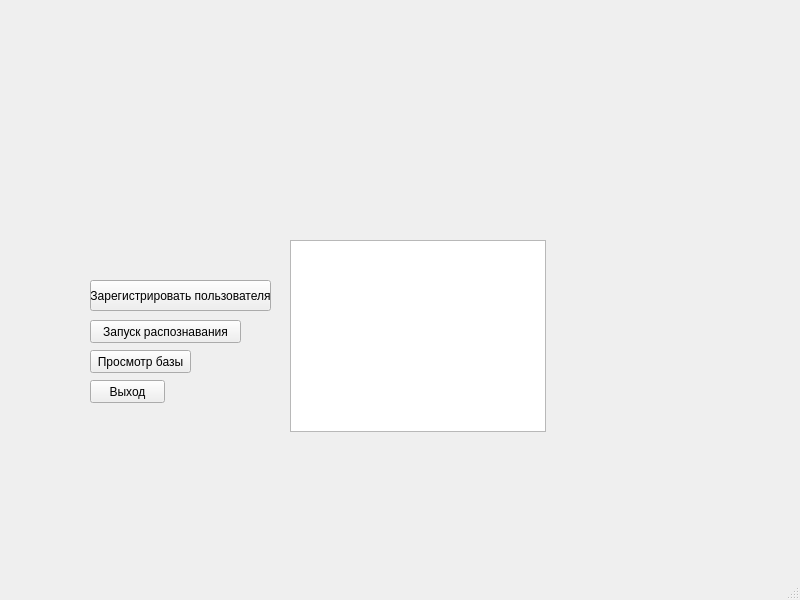
<?xml version="1.0" encoding="UTF-8"?>
<ui version="4.0">
 <class>MainWindow</class>
 <widget class="QMainWindow" name="MainWindow">
  <property name="geometry">
   <rect>
    <x>0</x>
    <y>0</y>
    <width>800</width>
    <height>600</height>
   </rect>
  </property>
  <property name="windowTitle">
   <string>MainWindow</string>
  </property>
  <widget class="QWidget" name="centralwidget">
   <widget class="QPushButton" name="pushButton">
    <property name="geometry">
     <rect>
      <x>90</x>
      <y>350</y>
      <width>101</width>
      <height>23</height>
     </rect>
    </property>
    <property name="text">
     <string>Просмотр базы</string>
    </property>
   </widget>
   <widget class="QPushButton" name="pushButton_2">
    <property name="geometry">
     <rect>
      <x>90</x>
      <y>280</y>
      <width>181</width>
      <height>31</height>
     </rect>
    </property>
    <property name="text">
     <string>Зарегистрировать пользователя</string>
    </property>
   </widget>
   <widget class="QPushButton" name="pushButton_3">
    <property name="geometry">
     <rect>
      <x>90</x>
      <y>320</y>
      <width>151</width>
      <height>23</height>
     </rect>
    </property>
    <property name="text">
     <string>Запуск распознавания</string>
    </property>
   </widget>
   <widget class="QPushButton" name="pushButton_4">
    <property name="geometry">
     <rect>
      <x>90</x>
      <y>380</y>
      <width>75</width>
      <height>23</height>
     </rect>
    </property>
    <property name="text">
     <string>Выход</string>
    </property>
   </widget>
   <widget class="QTextBrowser" name="textBrowser">
    <property name="geometry">
     <rect>
      <x>290</x>
      <y>240</y>
      <width>256</width>
      <height>192</height>
     </rect>
    </property>
   </widget>
  </widget>
  <widget class="QMenuBar" name="menubar">
   <property name="geometry">
    <rect>
     <x>0</x>
     <y>0</y>
     <width>800</width>
     <height>21</height>
    </rect>
   </property>
  </widget>
  <widget class="QStatusBar" name="statusbar"/>
 </widget>
 <resources/>
 <connections/>
</ui>
